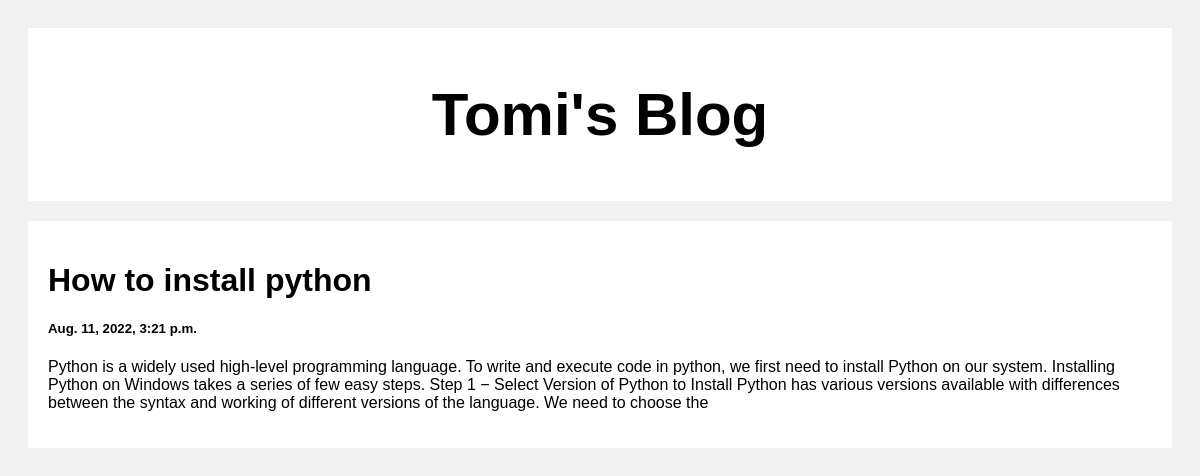
The app's page /post/4 with its own data.
### posts/models.py (models this page shows)
class Post(models.Model):
    title=models.CharField(max_length=100)
    body=models.CharField(max_length=1000000)
    created_at=models.DateTimeField(default=datetime.now, blank=True)

### posts/views.py (the view)
# urls.py: path('post/<str:pk>',views.post,name='post'),
def post(request, pk):
    posts= Post.objects.get(id=pk)
    return render(request,'posts.html',{'posts':posts})

### templates/posts.html (shortened to what this page needs)
<html>
<head>
</head>
<body>
<div class="header">
  <h2>Tomi's Blog</h2>
</div>
<div class="row">
  <div class="leftcolumn">
    <div class="card">
        <h1>{{posts.title}}</h1>
        <h5>{{posts.created_at}}</h5>
        <p>{{posts.body}}</p>
    </div>
  </div>
</div>
</body>
</html>

### templates/posts.html (style rules this page uses)
* { box-sizing: border-box; }
body { font-family: Arial; padding: 20px; background: #f1f1f1; }
.header { padding: 2px; font-size: 40px; text-align: center; background: white; }
.leftcolumn { float: left; width: 100%; }
.card { background-color: white; padding: 20px; margin-top: 20px; }
.row:after { content: ""; display: table; clear: both; }

### records on screen
Post: title "How to install python", created_at "Aug. 11, 2022, 3:21 p.m.", body "Python is a widely used high-level programming language. To write and execute code in python, we first need to install Python on our system. Installing Python on Windows takes a series of few easy steps. Step 1 − Select Version of Python to Install Python has various versions available with differences between the syntax and working of different versions of the language. We need to choose the"
